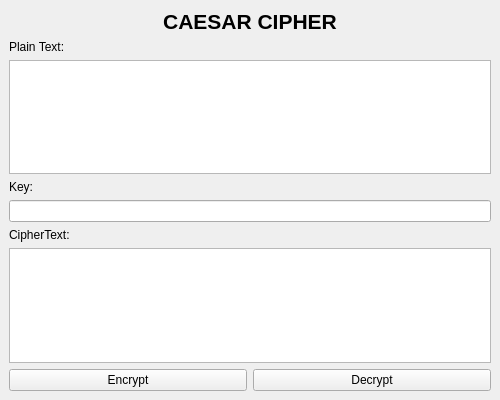
<?xml version="1.0" encoding="UTF-8"?>
<ui version="4.0">
 <class>MainWindow</class>
 <widget class="QMainWindow" name="MainWindow">
  <property name="geometry">
   <rect>
    <x>0</x>
    <y>0</y>
    <width>500</width>
    <height>400</height>
   </rect>
  </property>
  <property name="windowTitle">
   <string>Caesar Cipher</string>
  </property>
  <widget class="QWidget" name="centralwidget">
   <layout class="QVBoxLayout" name="verticalLayout">
    <item>
     <widget class="QLabel" name="label_title">
      <property name="font">
       <font>
        <pointsize>16</pointsize>
        <weight>75</weight>
        <bold>true</bold>
       </font>
      </property>
      <property name="text">
       <string>CAESAR CIPHER</string>
      </property>
      <property name="alignment">
       <set>Qt::AlignCenter</set>
      </property>
     </widget>
    </item>
    <item>
     <widget class="QLabel" name="lbl_plain">
      <property name="text">
       <string>Plain Text:</string>
      </property>
     </widget>
    </item>
    <item>
     <widget class="QPlainTextEdit" name="txt_plain_text"/>
    </item>
    <item>
     <widget class="QLabel" name="lbl_key">
      <property name="text">
       <string>Key:</string>
      </property>
     </widget>
    </item>
    <item>
     <widget class="QLineEdit" name="txt_key"/>
    </item>
    <item>
     <widget class="QLabel" name="lbl_cipher">
      <property name="text">
       <string>CipherText:</string>
      </property>
     </widget>
    </item>
    <item>
     <widget class="QPlainTextEdit" name="txt_cipher_text"/>
    </item>
    <item>
     <layout class="QHBoxLayout" name="horizontalLayout">
      <item>
       <widget class="QPushButton" name="btn_encrypt">
        <property name="text">
         <string>Encrypt</string>
        </property>
       </widget>
      </item>
      <item>
       <widget class="QPushButton" name="btn_decrypt">
        <property name="text">
         <string>Decrypt</string>
        </property>
       </widget>
      </item>
     </layout>
    </item>
   </layout>
  </widget>
 </widget>
 <resources/>
 <connections/>
</ui>
